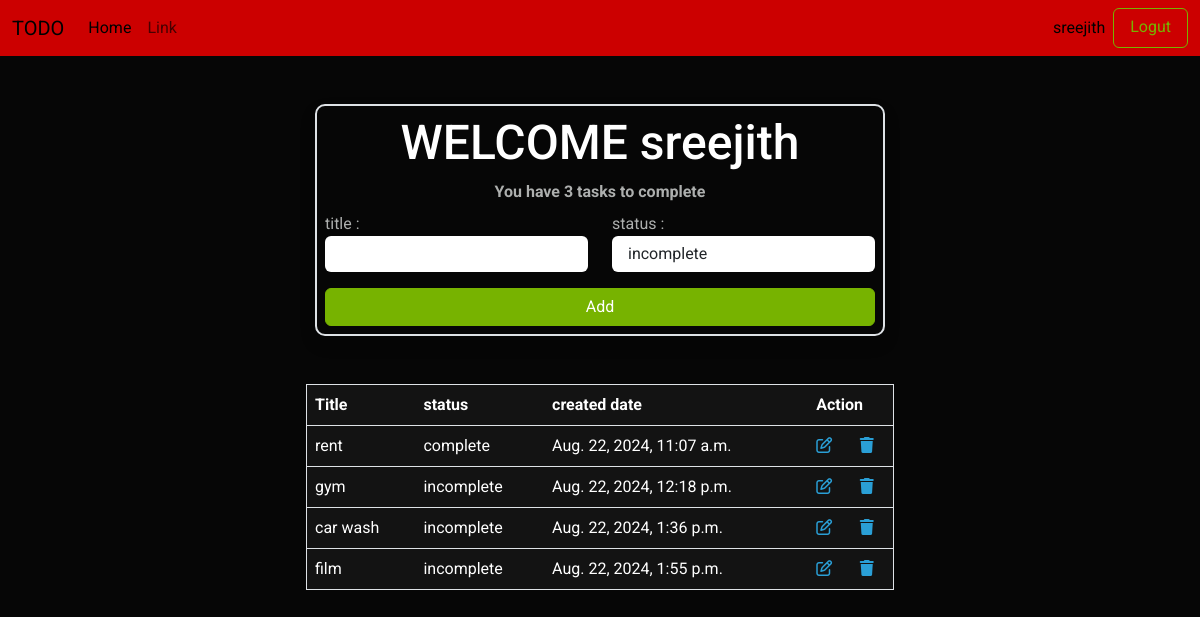
The page /task/add/ (signed in) on the database its author committed.
### todo/models.py (models this page shows)
class Task(models.Model):
    owner=models.ForeignKey(User,on_delete=models.CASCADE)
    title=models.CharField(max_length=200)
    status_option=(
        ("complete","complete"),
        ("incomplete","incomplete")
    )
    status=models.CharField(max_length=100,choices=status_option,default="incomplete")
    created_date=models.DateTimeField(auto_now_add=True)

### todo/views.py (the view, shortened to what this page needs)
# urls.py: path('task/add/',views.TaskCreateView.as_view(),name="task-add"),
class  TaskCreateView(View):
    def get(self,request,*args,**kwargs):
        form_instance=TaskForm()
        obj=Task.objects.filter(owner=request.user)
        count=Task.objects.filter(status="incomplete",owner=request.user).count()
        return render(request,'task_add.html',{"form":form_instance,"task":obj,"count":count})

### todo/forms.py
class TaskForm(forms.ModelForm):
    class Meta:
        model=Task
        fields=["title","status"]
        widgets={
             "title":forms.TextInput(attrs={"class":"form-control"}),
             "status":forms.Select(attrs={"class":"form-control form-select mb-2"})
        }

### todo/templates/task_add.html (shortened to what this page needs)
{%extends 'base.html'%}
{%block mainblock%}
<div class="container">
    <div class="row">
        <div class="col-3"></div>
        <div class="col-6 border border-2  p-2  shadow mt-5" style="border-radius: 10px;">
            <form action="" method="post">
                <center>
                    <h2>WELCOME {{request.user}}</h2>
                    <h7><b>You have {{count}}  tasks to complete</b> </h7>
                </center>
              <div class="row mt-2">
                <div class="col-6">
                    <label>title :</label><br>
                    {{form.title}}
                </div>
                <div class="col-6">
                    <label>status :</label><br>
                    <select class="form-control" name="status">
                        <option value="incomplete"> incomplete</option>
                    </select>
                </div>
              </div>
              <div class="row">
                <div class="col-12"><button class="btn btn-success mt-3" style="width: 100%; ">Add</button></div>
              </div>
            </form>
        </div>
        <div class="col-3"></div>
    </div>
</div>
<div class="row mt-5">
    <div class="col-3"></div>
    <div class="col-6">
        <form>
            <table class="table table-stripped border">
                <tr>
                    <th>Title</th>
                    <th>status</th>
                    <th>created date</th>
                    <th colspan="2">Action</th>
                </tr>
                {%for t in task%}
                <tr>
                    <td>{{t.title}}</td>
                    <td>{{t.status}}</td>
                    <td>{{t.created_date}}</td>
                    <td><a href="{%url 'task-update' t.id%}"><i class="fa-regular fa-pen-to-square"></i></a></td>
                    <td><a href="{%url 'task-delete' t.id%}"><i class="fa-solid fa-trash"></i></a></td>
                </tr>
                {%endfor%}
            </table>
        </form>
    </div>
    <div class="col-3"></div>
</div>
{%endblock%}

### todo/templates/base.html (shortened to what this page needs)
<!DOCTYPE html>
{%load static%}
<html lang="en">
<head>
    <link rel="stylesheet" href="{%static 'css/bootstrap.min (2).css'%}">
</head>
<body>
    <nav class="navbar navbar-expand-lg navbar-light bg-danger">
        <div class="container-fluid">
          <a class="navbar-brand" href="#">TODO</a>
          <div class="collapse navbar-collapse" id="navbarSupportedContent">
            <ul class="navbar-nav me-auto mb-2 mb-lg-0">
              <li class="nav-item">
                <a class="nav-link active" aria-current="page" href="#">Home</a>
              </li>
              <li class="nav-item">
                <a class="nav-link" href="#">Link</a>
              </li>
            </ul>
            <form class="d-flex ">
              <div class="p-2" style="color: black;">
                {{request.user}}
              </div>
              <a href="{%url 'logout'%}" class="btn btn-outline-success" type="submit">Logut</a>
            </form>
          </div>
        </div>
      </nav>
{%block mainblock%}
{%endblock%}
</body>
</html>

### rows shown on the page
Task: title "rent", status "complete", created_date "Aug. 22, 2024, 11:07 a.m."
Task: title "gym", status "incomplete", created_date "Aug. 22, 2024, 12:18 p.m."
Task: title "car wash", status "incomplete", created_date "Aug. 22, 2024, 1:36 p.m."
Task: title "film", status "incomplete", created_date "Aug. 22, 2024, 1:55 p.m."

### other values the page prints
{{ request.user }} "sreejith"
{{ count }} "3"
